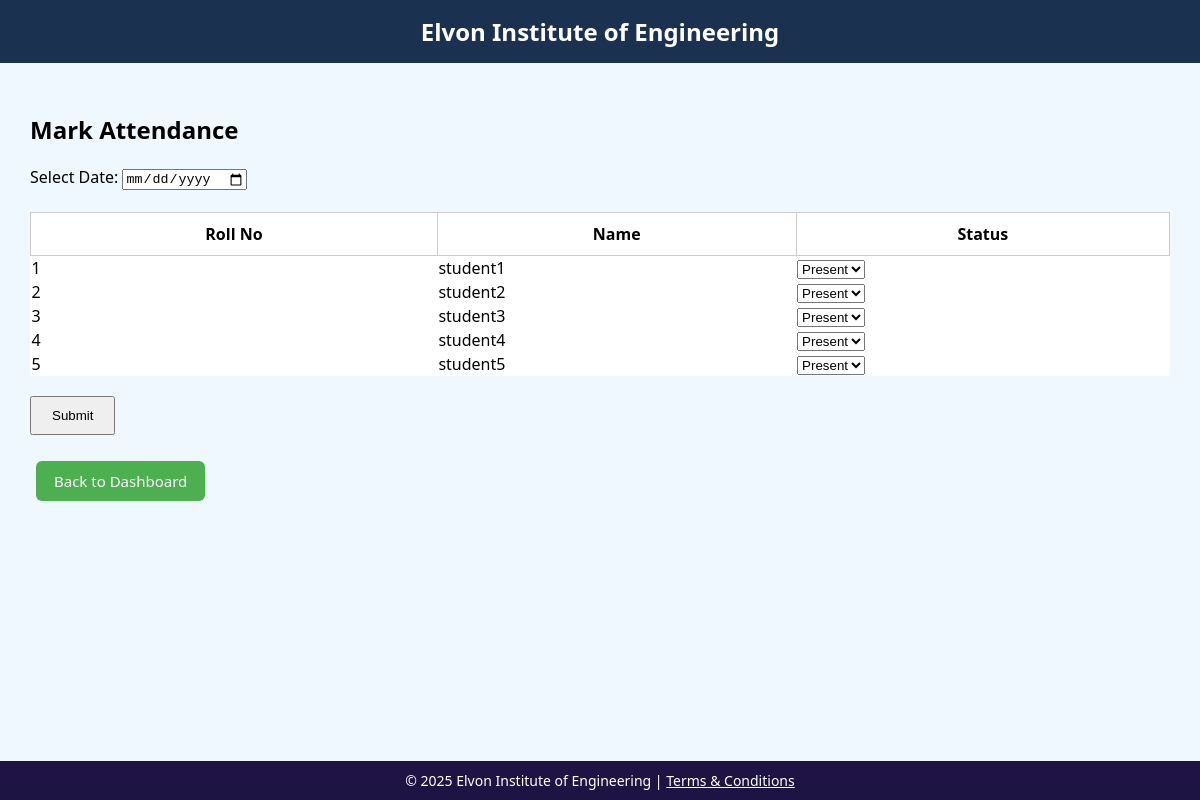
Page /mark/ (signed in) on the committed database.
### attendance_app/models.py (models this page shows, shortened)
class Student(models.Model):
    name = models.CharField(max_length=100)
    roll_number = models.CharField(max_length=20, unique=True)
    registration_number = models.CharField(max_length=30, unique=True)
    password = models.CharField(max_length=100)  # 👈 Add this line
    classroom = models.ForeignKey(Classroom, on_delete=models.CASCADE, null=True, blank=True)  # 👈 Add this

### attendance_app/views.py (the view, shortened to what this page needs)
# urls.py: path('mark/', views.mark_attendance, name='mark_attendance'),
@login_required
def mark_attendance(request):
    teacher = Teacher.objects.get(user=request.user)
    students = Student.objects.all()
    today = timezone.now().date()
    return render(request, 'mark_attendance.html', {
        'students': students,
        'today': today,
    })

### attendance_app/templates/mark_attendance.html (shortened to what this page needs)
{% extends 'base.html' %}
{% block content %}
<h2>Mark Attendance</h2>
<form method="POST">
    <label>Select Date: </label>
    <input type="date" name="date" value="{{ today }}"><br><br>
    <table style="width: 100%; background: white; border-collapse: collapse;">
        <tr>
            <th style="padding: 10px; border: 1px solid #ccc;">Roll No</th>
            <th style="padding: 10px; border: 1px solid #ccc;">Name</th>
            <th style="padding: 10px; border: 1px solid #ccc;">Status</th>
        </tr>
        {% for student in students %}
        <tr>
            <td>{{ student.roll_number }}</td>
            <td>{{ student.name }}</td>
            <td>
                <select name="status_{{ student.id }}">
                    <option value="Present">Present</option>
                </select>
            </td>
        </tr>
        {% endfor %}
    </table>
    <button type="submit" style="margin-top: 20px; padding: 10px 20px;">Submit</button>
</form>
<br>
 <a href="{% url 'dashboard' %}" class="button">Back to Dashboard</a>
{% endblock %}

### attendance_app/templates/base.html (style rules this page uses)
body { font-family: 'Segoe UI', Tahoma, Geneva, Verdana, sans-serif; background: #f0f8ff; margin: 0; padding: 0; display: flex; flex-direction: column; min-height: 100vh; }
.button { background-color: #4CAF50; border: none; color: white; padding: 10px 18px; text-align: center; text-decoration: none; display: inline-block; font-size: 15px; margin: 4px 6px; border-radius: 6px; cursor: pointer; transition: background-color 0.3s ease; }

### rows in the picture
Student: roll_number "1", name "student1", id "Present"
Student: roll_number "2", name "student2", id "Present"
Student: roll_number "3", name "student3", id "Present"
Student: roll_number "4", name "student4", id "Present"
Student: roll_number "5", name "student5", id "Present"
